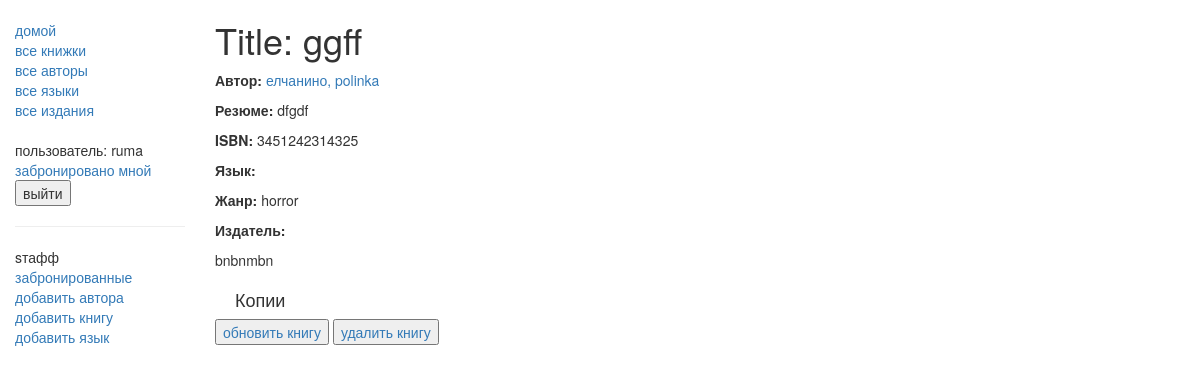
Screenshot of /catalog/book/1 (signed in) with the database file from the repository.
### catalog/models.py (models this page shows, shortened)
class Book(models.Model):
    title = models.CharField(max_length=200)
    author = models.ForeignKey('Author', on_delete=models.SET_NULL, null=True)
    """
    # Используется внешний ключ(ForeignKey), потому что у книги может быть только один автор, но у авторов может быть несколько книг
    # Автор в виде строки, а не объекта, поскольку он еще не был объявлен в файле.
    """
    summary = models.TextField(max_length=1000, help_text="Enter a brief description of the book")
    isbn = models.CharField('ISBN',max_length=13, help_text='13 Character <a href="https://www.isbn-international.org/content/what-isbn">ISBN number</a>')
    genre = models.ManyToManyField(Genre, help_text="Select a genre for this book")
    publishers = models.ManyToManyField(Publisher, related_name='books')
    """
    # ManyToManyField(многие ко многим) используется потому, что жанр может содержать много книг. Книги могут охватывать много жанров.
    # Класс жанра уже определен, поэтому мы можем указать объект, указанный выше.
    """
    def display_genre(self):
        """
        Creates a string for the Genre. This is required to display genre in Admin.
        """
        return ', '.join([genre.name for genre in self.genre.all()[:3]])
    display_genre.short_description = 'Genre'

class Author(models.Model):
    first_name = models.CharField(max_length=100)
    last_name = models.CharField(max_length=100)
    date_of_birth = models.DateField(null=True, blank=True)
    date_of_death = models.DateField('Died', null=True, blank=True)
    def __str__(self):
        return '%s, %s' % (self.last_name, self.first_name)

class Genre(models.Model):
    name = models.CharField(max_length=200, help_text="Введите жанр книги")
    def __str__(self):
        return self.name

class Publisher(models.Model):
    name = models.CharField(
        max_length=200,
        unique=True,
        help_text="Введите название издания (например, Penguin Classics, Альфа-книга)"
    )
    publication_city = models.CharField(
        max_length=100,
        help_text="Введите город выпуска издания (например, Москва, Нью-Йорк)"
    )

### catalog/views.py (the view, shortened to what this page needs)
# urls.py: path('book/<int:pk>', views.BookDetailView.as_view(), name='book-detail'),
class BookDetailView(generic.DetailView):
    model = Book

### catalog/templates/catalog/book_detail.html (shortened to what this page needs)
{% extends "base_generic.html" %}
{% block content %}
  <h1>Title: {{ book.title }}</h1>
  <p><strong>Автор:</strong> <a href="">{{ book.author }}</a></p>
  <p><strong>Резюме:</strong> {{ book.summary }}</p>
  <p><strong>ISBN:</strong> {{ book.isbn }}</p>
  <p><strong>Язык:</strong> {{ book.language }}</p>
  <p><strong>Жанр:</strong> {% for genre in book.genre.all %} {{ genre }}{% if not forloop.last %}, {% endif %}{% endfor %}</p>
  <p><strong>Издатель:</strong> {% if book.publishers.count > 0 %}
        {% for publisher in book.publishers.all %}
            <p>{{ publisher.name }}</p>
        {% endfor %}
    {% else %}
        <li>У этой книги нет издателей.</li>
    {% endif %}</p>
  <div style="margin-left:20px;margin-top:20px">
    <h4>Копии</h4>
  </div>
    {% if user.is_staff %}
          <button>
              <a href="{% url 'book-update' book.id %}">обновить книгу</a>
          </button>
        <button>
              <a href="{% url 'book-delete' book.id %}">удалить книгу</a>
          </button>
    {% endif %}
{% endblock %}

### catalog/templates/base_generic.html (shortened to what this page needs)
<!doctype html>
<html lang="en">
  <head>
    <link
      rel="stylesheet"
      href="https://maxcdn.bootstrapcdn.com/bootstrap/3.3.7/css/bootstrap.min.css" />
    {% load static %}
    <link rel="stylesheet" href="{% static 'css/styles.css' %}" />
  </head>
  <body>
    <div class="container-fluid">
      <div class="row">
        <div class="col-sm-2">
          {% block sidebar %}
            <ul class="sidebar-nav">
              <li><a href="{% url 'index' %}">домой</a></li>
              <li><a href="{% url 'books' %}">все книжки</a></li>
              <li><a href="{% url 'authors' %}">все авторы</a></li>
              <li><a href="{% url 'languages' %}">все языки</a></li>
                <li><a href="{% url 'publishers' %}">все издания</a></li>
              <br>
              {% if user.is_authenticated %}
              <li>пользователь: {{ user.get_username }}</li>
              <li><a href="{% url 'my-borrowed' %}">забронировано мной</a></li>
              <form id="logout-form" method="post" action="{% url 'logout' %}">
                <button type="submit">выйти</button>
              </form>
              {% else %}
                <form id="login-form" method="post" action="{% url 'login' %}">
                  {% csrf_token %}
                <button type="submit">войти</button>
              </form>
              {% endif %}
                {% if user.is_staff %}
       <hr>
       <ul class="sidebar-nav">
       <li>sтафф</li>
       <li><a href="{% url 'all-borrowed' %}">забронированные</a></li>
       {% if perms.catalog.add_author %}
         <li><a href="{% url 'author-create' %}">добавить автора</a></li>
       {% endif %}
       {% if perms.catalog.add_book %}
       <li><a href="{% url 'book-create' %}">добавить книгу</a></li>
       {% endif %}
           {% if perms.catalog.add_book %}
       <li><a href="{% url 'language-create' %}">добавить язык</a></li>
       {% endif %}
       {% endif %}
            </ul>
          {% endblock %}
        </ul></div>
        <div class="col-sm-10 ">{% block content %}{% endblock %}</div>
      </div>
    </div>
  </body>
</html>

### catalog/static/css/styles.css (style rules this page uses)
.sidebar-nav { margin-top: 20px; padding: 0; list-style: none; }

### rows the page displays
Book: title "ggff", author "елчанино, polinka", summary "dfgdf", isbn "3451242314325"
Genre: name "horror"
Publisher: name "bnbnmbn"

### other values shown
{{ user.get_username }} "ruma"
